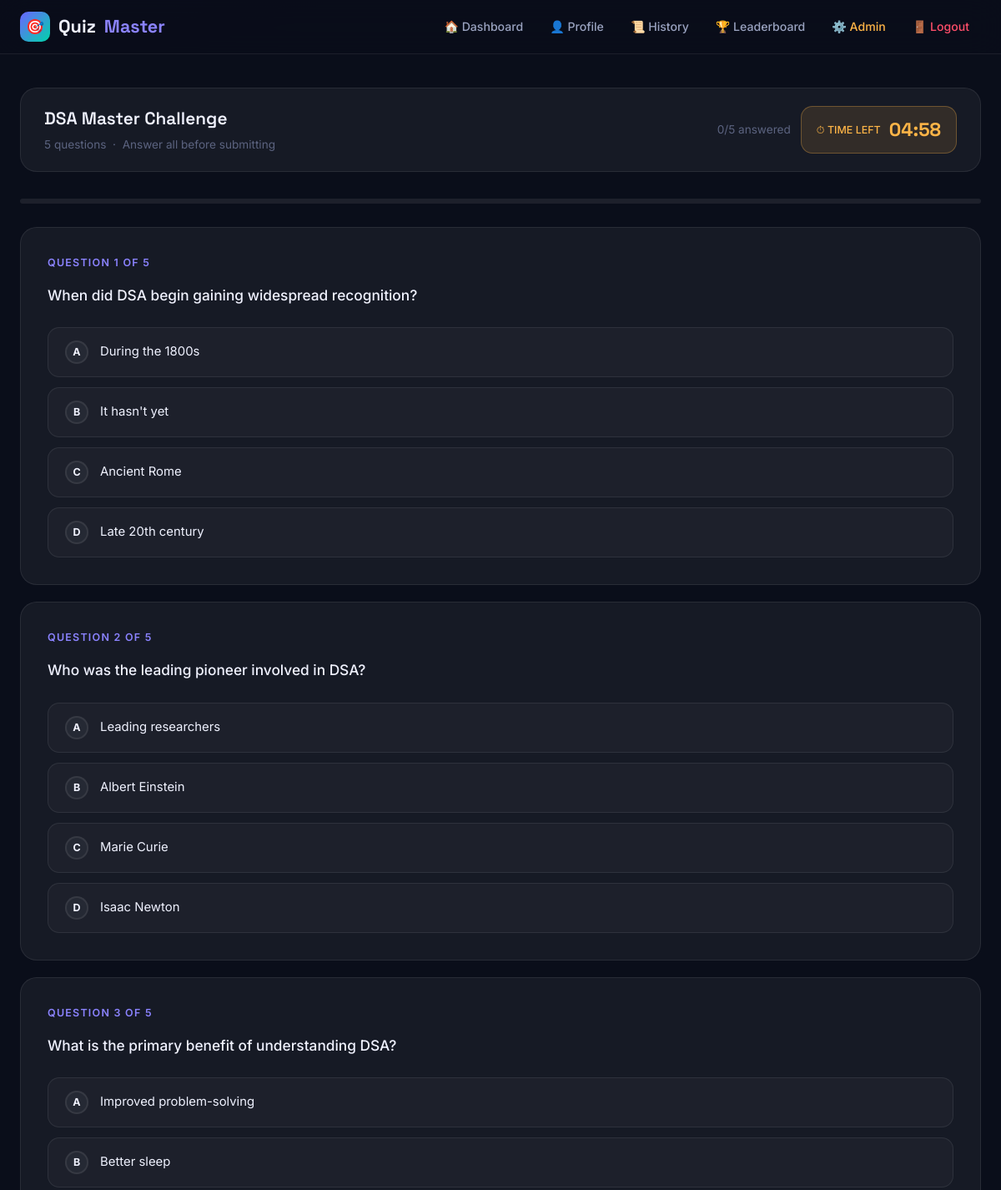
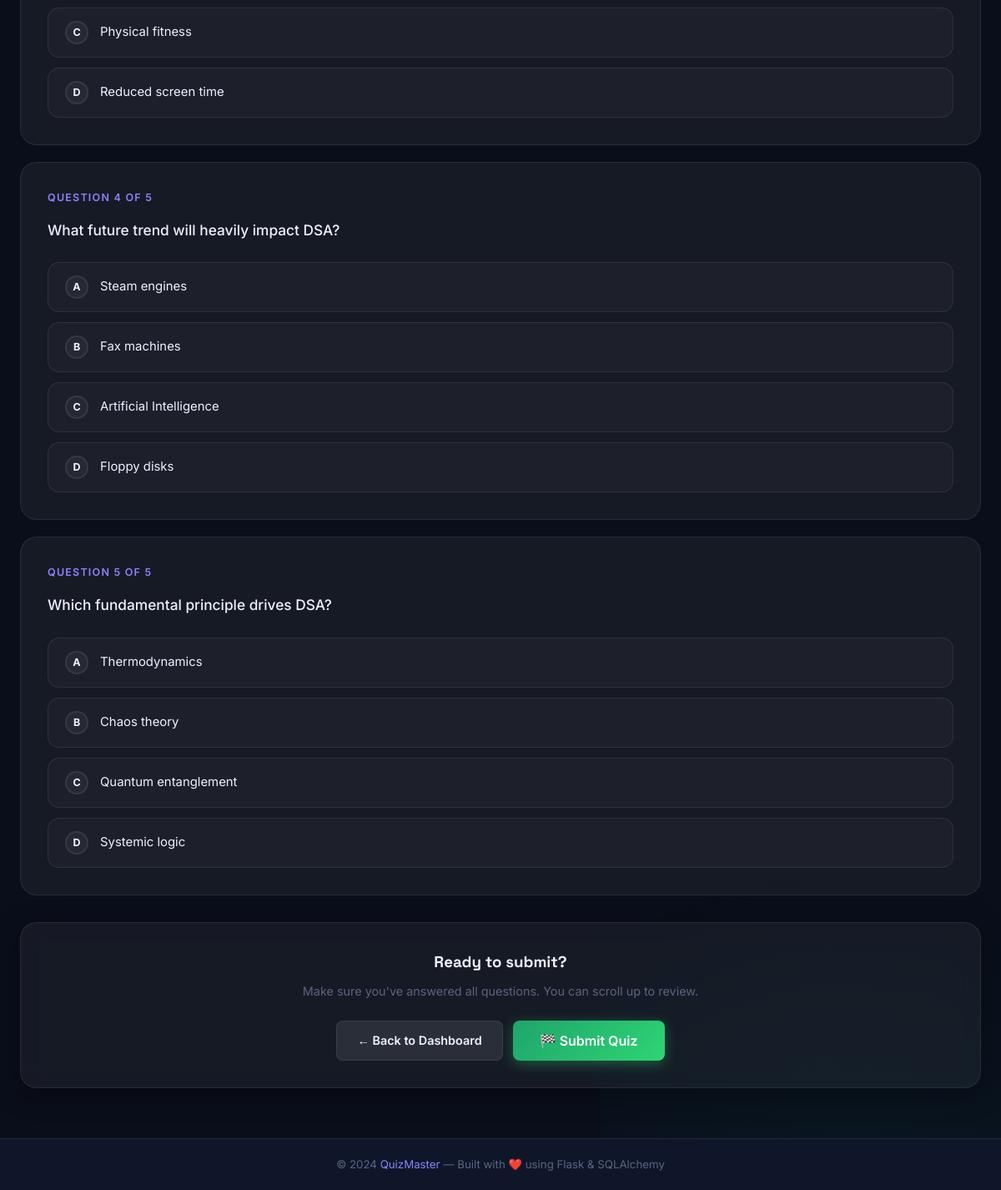
The page /quiz/6 (signed in) on the database its author committed (2 pictures, top to bottom).
### models.py (models this page shows, shortened)
class Quiz(db.Model):
    __tablename__ = 'quizzes'
    id = db.Column(db.Integer, primary_key=True)
    title = db.Column(db.String(200), nullable=False)
    description = db.Column(db.Text, nullable=False)
    time_limit = db.Column(db.Integer, default=0)  # 0 = no limit, else seconds
    created_at = db.Column(db.DateTime, default=datetime.utcnow)
    questions = db.relationship('Question', backref='quiz', lazy=True, cascade='all, delete-orphan')
    results = db.relationship('Result', backref='quiz', lazy=True, cascade='all, delete-orphan')

class Question(db.Model):
    __tablename__ = 'questions'
    id = db.Column(db.Integer, primary_key=True)
    quiz_id = db.Column(db.Integer, db.ForeignKey('quizzes.id'), nullable=False)
    question_text = db.Column(db.Text, nullable=False)
    option1 = db.Column(db.String(300), nullable=False)
    option2 = db.Column(db.String(300), nullable=False)
    option3 = db.Column(db.String(300), nullable=False)
    option4 = db.Column(db.String(300), nullable=False)
    correct_answer = db.Column(db.String(300), nullable=False)

### app.py (the view)
@app.route('/quiz/<int:quiz_id>')
@login_required
def quiz(quiz_id):
    q = Quiz.query.get_or_404(quiz_id)
    if not q.questions:
        flash('This quiz has no questions yet.', 'warning')
        return redirect(url_for('dashboard'))
    return render_template('quiz.html', quiz=q)

### app.py (called while the page is built)
def login_required(f):
    @wraps(f)
    def decorated(*args, **kwargs):
        if 'user_id' not in session:
            flash('Please log in to continue.', 'warning')
            return redirect(url_for('login'))
        return f(*args, **kwargs)
    return decorated

### templates/quiz.html (shortened to what this page needs)
{% extends 'base.html' %}
{% block content %}
<div class="container">
  <div class="quiz-header-bar fade-in">
    <div class="quiz-title-area">
      <h2>{{ quiz.title }}</h2>
      <p>{{ quiz.questions|length }} questions &nbsp;·&nbsp; Answer all before submitting</p>
    </div>
    <div style="display:flex; align-items:center; gap:12px; flex-wrap:wrap;">
      <div style="font-size:0.85rem; color:var(--text-muted);">
        <span id="answered-count">0</span>/{{ quiz.questions|length }} answered
      </div>
      {% if quiz.time_limit > 0 %}
      <div class="timer-widget" id="timer-widget">
        <span class="timer-label">⏱ TIME LEFT</span>
        <span id="timer-display">--:--</span>
      </div>
      {% endif %}
    </div>
  </div>
  <div class="quiz-progress-bar">
  </div>
  <form method="POST" action="{{ url_for('submit') }}" id="quiz-form" data-total="{{ quiz.questions|length }}">
    {% for question in quiz.questions %}
    <div class="question-card fade-in" id="q-{{ question.id }}" style="animation-delay: calc({{ loop.index0 }} * 0.06s);">
      <div class="question-number">Question {{ loop.index }} of {{ quiz.questions|length }}</div>
      <div class="question-text">{{ question.question_text }}</div>
      <div class="options-grid">
        {% set options = [question.option1, question.option2, question.option3, question.option4] %}
        {% set labels  = ['A', 'B', 'C', 'D'] %}
        {% for opt in options %}
        <label class="option-label" for="q{{ question.id }}_opt{{ loop.index }}">
          <span class="option-marker">{{ labels[loop.index0] }}</span>
          <span>{{ opt }}</span>
        </label>
        {% endfor %}
      </div>
    </div>
    {% endfor %}
    <div class="card text-center mt-4" style="padding:32px;">
      <h3 style="font-family:'Space Grotesk',sans-serif; margin-bottom:8px;">Ready to submit?</h3>
      <p style="color:var(--text-muted); margin-bottom:24px; font-size:0.9rem;">
        Make sure you've answered all questions. You can scroll up to review.
      </p>
      <div style="display:flex; gap:12px; justify-content:center; flex-wrap:wrap;">
        <a href="{{ url_for('dashboard') }}" class="btn btn-secondary" id="cancel-quiz-btn">← Back to Dashboard</a>
        <button type="submit" class="btn btn-success btn-lg" id="submit-quiz-btn">
          🏁 Submit Quiz
        </button>
      </div>
    </div>
  </form>
</div>
{% endblock %}

### rows shown on the page
Quiz: title "DSA Master Challenge"
Question: questions|length "5", question_text "When did DSA begin gaining widespread recognition?", labels "A", option1 "During the 1800s", labels "B", option2 "It hasn't yet", labels "C", option3 "Ancient Rome", labels "D", option4 "Late 20th century"
Question: questions|length "5", question_text "Who was the leading pioneer involved in DSA?", labels "A", option1 "Leading researchers", labels "B", option2 "Albert Einstein", labels "C", option3 "Marie Curie", labels "D", option4 "Isaac Newton"
Question: questions|length "5", question_text "What is the primary benefit of understanding DSA?", labels "A", option1 "Improved problem-solving", labels "B", option2 "Better sleep", labels "C", option3 "Physical fitness", labels "D", option4 "Reduced screen time"
Question: questions|length "5", question_text "What future trend will heavily impact DSA?", labels "A", option1 "Steam engines", labels "B", option2 "Fax machines", labels "C", option3 "Artificial Intelligence", labels "D", option4 "Floppy disks"
Question: questions|length "5", question_text "Which fundamental principle drives DSA?", labels "A", option1 "Thermodynamics", labels "B", option2 "Chaos theory", labels "C", option3 "Quantum entanglement", labels "D", option4 "Systemic logic"

### other values the page prints
{{ quiz.questions|length }} "5"
